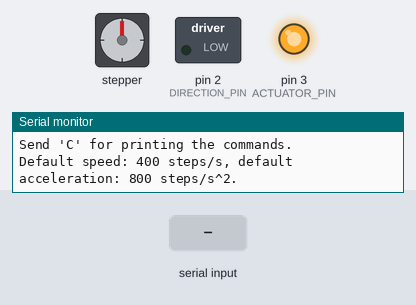
The sketch below on a simulated Arduino Uno, built with avr-gcc and run on an emulated ATmega328P. Parts: stepper motor, switched loads named in the sketch (green lamp = pin HIGH), output pins drawn as LEDs (lit = HIGH), the last lines printed to the serial monitor. The test bench sets the inputs (shaded band). Stepper angles assume 200 steps per turn.

Above: at 1.2 s.
1.3 s: "U90\n" received over Serial
At 1.45 s:
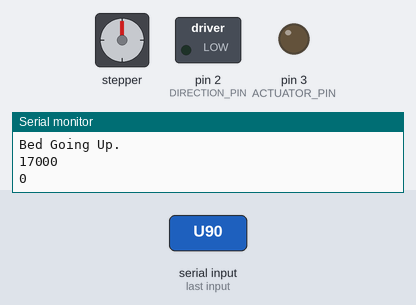
4.3 s: byte 83 ('S') received over Serial
At 5.5 s:
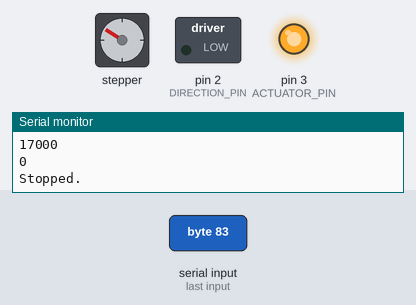
5.8 s: "r" received over Serial
At 7.9 s:
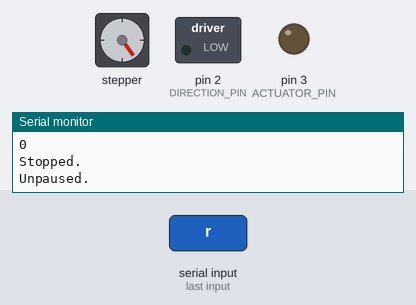
8.8 s: "p" received over Serial
At 10.0 s:
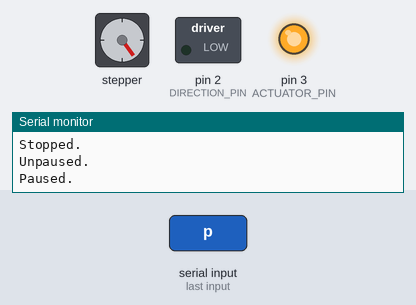
10.3 s: "D90\n" received over Serial
At 10.45 s:
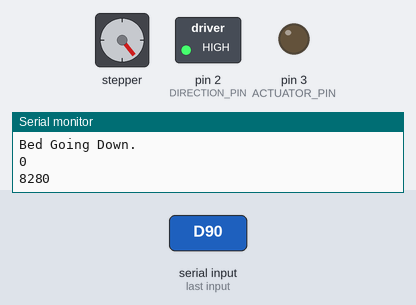
13.3 s: "P90\n" received over Serial
At 15.5 s:
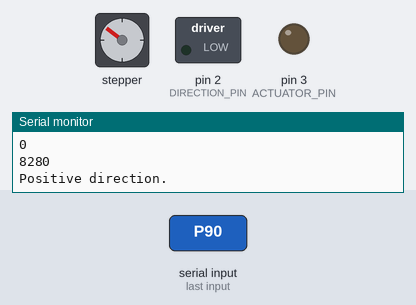
Timing chart, 0 to 17.0 s (numbered marks = the images above; inputs shaded):
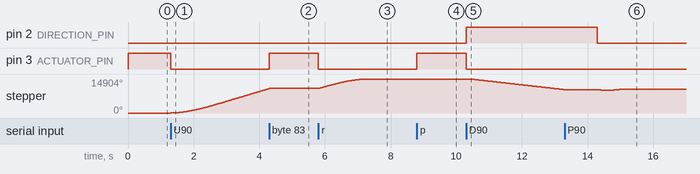

Measured:
- after the input at 1.3 s, pin 3 (ACTUATOR_PIN): HIGH → LOW at once; stepper: keeps turning clockwise at about 3579°/s, starting at once
- after the input at 4.3 s, pin 3 (ACTUATOR_PIN): LOW → HIGH at once
- after the input at 5.8 s, pin 3 (ACTUATOR_PIN): HIGH → LOW at once; stepper: turns 4162° clockwise in 1.5 s, starting at once
- after the input at 8.8 s, pin 3 (ACTUATOR_PIN): LOW → HIGH at once
- after the input at 10.3 s, pin 2 (DIRECTION_PIN): LOW → HIGH at once; pin 3 (ACTUATOR_PIN): HIGH → LOW at once; stepper: keeps turning counter-clockwise at about 1560°/s, starting at once
- after the input at 13.3 s, pin 2 (DIRECTION_PIN): HIGH → LOW after 1.0 s

The sketch:

bed-code.ino
```cpp
//Transforming the motor's rotary motion into linear motion by using a threaded rod:
//Threaded rod's pitch = 2 mm. This means that one revolution will move the nut 2 mm.
//Default stepping = 400 step/revolution.
// 400 step = 1 revolution = 8 mm linear motion. (4 start 2 mm pitch screw)
// 1 cm = 10 mm =>> 10/8 * 400 = 4000/8 = 500 steps are needed to move the nut by 1 cm.

#include <AccelStepper.h>

//User-defined values
long receivedSteps = 0; //Number of steps
long receivedSpeed = 800; //Steps / second
long receivedAcceleration = 0; //Steps / second^2
char receivedCommand;
long currentLimit = 0; //Where we are wanting to go
int currentIndex = 0;
//-------------------------------------------------------------------------------
int directionMultiplier = 1; // = 1: positive direction, = -1: negative direction
bool newData, runallowed = false; // booleans for new data from serial, and runallowed flag
bool relative = false; // if we're running a command to go to a position manually and not moving the bed up or down
AccelStepper stepper(1, 9, 8);// direction Digital 9 (CCW), pulses Digital 8 (CLK)
long stepArray[] = {17000, 10000, 10000, 13800}; //The array of steps to move the bed in conjunction with the non linear motion of the compression actuators
long speedUpArray[] = {4300, 2000, 1000, 800}; //The corresponding speeds with the above steps, this should be a complex object, but... you know I have no idea what I'm doing
long speedDownArray[] = {3000, 2200, 1500, 1100};
long maxSteps = 50100; //the max steps the bed can/should move.
bool running = false; //if we're currently in the middle of running our command
bool disableActuators = false; //if we should move the steppers without moving the linear actuators

const int ACTUATOR_PIN = 3;  // the Arduino pin for turning on the actuator arms via the relay
const int DIRECTION_PIN = 2;  // the Arduino pin for the direction the arms go

void setup()
{
    pinMode(ACTUATOR_PIN, OUTPUT);
    pinMode(DIRECTION_PIN, OUTPUT);
    //Disable the actuators immediately
    digitalWrite(ACTUATOR_PIN, HIGH);
    digitalWrite(DIRECTION_PIN, LOW);


    Serial.begin(9600); //define baud rate
    Serial.println("Demonstration of AccelStepper Library"); //print a messages
    Serial.println("Send 'C' for printing the commands.");

    //setting up some default values for maximum speed and maximum acceleration
    Serial.println("Default speed: 400 steps/s, default acceleration: 800 steps/s^2.");
    stepper.setMaxSpeed(400); //SPEED = Steps / second
    stepper.setAcceleration(4000); //ACCELERATION = Steps /(second)^2

    stepper.disableOutputs(); //disable outputs
}

void loop()
{
    //Constantly looping through these 2 functions.
    //We only use non-blocking commands, so something else (should also be non-blocking) can be done during the movement of the motor

    checkSerial(); //check serial port for new commands
    RunTheMotor(); //function to handle the motor
}

void RunTheMotor() //function for the motor
{
    if (runallowed == true)
    {
        stepper.enableOutputs(); //enable pins
        stepper.run(); //step the motor (this will step the motor by 1 step at each loop)
    }
    else //program enters this part if the runallowed is FALSE, we do not do anything
    {
        stepper.disableOutputs(); //disable outputs
        return;
    }

    long currentPosition = stepper.currentPosition() * directionMultiplier;

    //If we're going up, this isn't a direct command and we haven't gone through all the speed indexes
    if (currentPosition >= currentLimit && currentIndex < 3 && relative == false && directionMultiplier > 0)
    {
        Serial.println("New Stepper Index Positive"); //print the action

        currentIndex++;

        currentLimit += stepArray[currentIndex];
        receivedSteps = stepArray[currentIndex];
        receivedSpeed = speedUpArray[currentIndex];

        Serial.println("Position");
        Serial.println(currentPosition);
        Serial.println("Limit");
        Serial.println(currentLimit);

        stepper.setMaxSpeed(receivedSpeed); //set speed
        running = true;
    }
    //If we're going down, this isn't a direct command and we haven't gone through all of the speed indexes
    else if (currentPosition * -1 <= currentLimit && currentIndex < 3 && relative == false && directionMultiplier < 0)
    {
        Serial.println("New Stepper Index Negative");

        currentIndex++;

        currentLimit += stepArray[3 - currentIndex] *  -1; //Basically start from the back of the array and then make it a negative number
        receivedSteps = stepArray[3 - currentIndex];
        receivedSpeed = speedDownArray[3 - currentIndex];

        Serial.println("Position");
        Serial.println(currentPosition);
        Serial.println("Limit");
        Serial.println(currentLimit);

        stepper.setMaxSpeed(receivedSpeed); //set speed
        running = true;
    } else if (currentIndex == 3 && (currentPosition >= maxSteps - 1 || currentPosition == 0) && running) //Then let's finish our task
    {
        currentIndex = 0;
        digitalWrite(ACTUATOR_PIN, HIGH);
        running = false;
    }
}

void checkSerial() //function for receiving the commands
{
    if (Serial.available() > 0) //if something comes from the computer
    {
        receivedCommand = Serial.read(); // pass the value to the receivedCommad variable
        newData = true; //indicate that there is a new data by setting this bool to true

        if (newData == true) //we only enter this long switch-case statement if there is a new command from the computer
        {
            switch (receivedCommand) //we check what is the command
            {
            case 'U':
                relative = false;
                directionMultiplier = 1; //We define the direction
                Serial.println("Bed Going Up."); //print the action
                currentIndex = 0;
                currentLimit += stepArray[0];
                receivedSteps = maxSteps;
                receivedSpeed = speedUpArray[0];
                Serial.println(currentLimit);
                Serial.println(stepper.currentPosition());
                RotateRelative(); //Run the function
                //example: P2000 400 - 2000 steps (5 revolution with 400 step/rev microstepping) and 400 steps/s speed
                //In theory, this movement should take 5 seconds
                break;

            case 'D':
                relative = false;
                directionMultiplier = -1; //We define the direction
                Serial.println("Bed Going Down."); //print the action
                currentIndex = 0;
                currentLimit -= stepArray[0];
                receivedSteps = maxSteps;
                receivedSpeed = speedDownArray[3];
                Serial.println(currentLimit);
                Serial.println(stepper.currentPosition());
                RotateRelative(); //Run the function
                //example: P2000 400 - 2000 steps (5 revolution with 400 step/rev microstepping) and 400 steps/s speed
                //In theory, this movement should take 5 seconds
                break;

            case 'P': //P uses the move() function of the AccelStepper library, which means that it moves relatively to the current position.
                relative = true;
                receivedSteps = Serial.parseFloat(); //value for the steps
                receivedSpeed = Serial.parseFloat(); //value for the speed
                directionMultiplier = 1; //We define the direction
                Serial.println("Positive direction."); //print the action
                RotateRelative(); //Run the function

                //example: P2000 400 - 2000 steps (5 revolution with 400 step/rev microstepping) and 400 steps/s speed
                //In theory, this movement should take 5 seconds
                break;

            case 'N': //N uses the move() function of the AccelStepper library, which means that it moves relatively to the current position.
                relative = true;
                receivedSteps = Serial.parseFloat(); //value for the steps
                receivedSpeed = Serial.parseFloat(); //value for the speed
                directionMultiplier = -1; //We define the direction
                Serial.println("Negative direction."); //print action
                RotateRelative(); //Run the function

                //example: N2000 400 - 2000 steps (5 revolution with 400 step/rev microstepping) and 500 steps/s speed; will rotate in the other direction
                //In theory, this movement should take 5 seconds
                break;

            case 'S': // Stops the motor

                stepper.stop(); //stop motor
                stepper.disableOutputs(); //disable power
                Serial.println("Stopped."); //print action
                runallowed = false; //disable running
                digitalWrite(ACTUATOR_PIN, HIGH);
                break;

            case 'p': // Pauses the motor

                Serial.println("Paused."); //print action
                runallowed = false; //disable running
                digitalWrite(ACTUATOR_PIN, HIGH);
                break;

            case 'r': // Runs the paused program

                Serial.println("Unpaused."); //print action
                runallowed = true; //disable running
                digitalWrite(ACTUATOR_PIN, LOW);
                break;

            case 'A': // Updates acceleration

                runallowed = false; //we still keep running disabled, since we just update a variable
                stepper.disableOutputs(); //disable power
                receivedAcceleration = Serial.parseFloat(); //receive the acceleration from serial
                stepper.setAcceleration(receivedAcceleration); //update the value of the variable
                Serial.print("New acceleration value: "); //confirm update by message
                Serial.println(receivedAcceleration); //confirm update by message
                break;

            case 'u': // Updates position
                stepper.setCurrentPosition(Serial.parseFloat());
                Serial.println(stepper.currentPosition());
                break;

            case 'g': // Gets position
                Serial.println(stepper.currentPosition());
                break;

            case 'd': //disable actuator
                disableActuators = true;
                break;

            case 'e': //enable actuator
                disableActuators = false;
                break;

            default:

                break;
            }
        }
        //after we went through the above tasks, newData is set to false again, so we are ready to receive new commands again.
        newData = false;
    }
}

void RotateRelative()
{
    //We move X steps from the current position of the stepper motor in a given direction.
    //The direction is determined by the multiplier (+1 or -1)

    if (directionMultiplier > 0)
    {
        digitalWrite(DIRECTION_PIN, LOW);
    }
    else
    {
        digitalWrite(DIRECTION_PIN, HIGH);
    }

    if (!disableActuators)
    {
        digitalWrite(ACTUATOR_PIN, LOW);
    }

    runallowed = true; //allow running - this allows entering the RunTheMotor() function.
    stepper.setMaxSpeed(receivedSpeed); //set speed
    stepper.move(directionMultiplier * receivedSteps); //set relative distance and direction
}

void PrintCommands()
{
    //Printing the commands
    Serial.println(" 'U' : Move the bed up, running the command sequences.");
    Serial.println(" 'D' : Move the bed down, running the command sequences.");
    Serial.println(" 'C' : Prints all the commands and their functions.");
    Serial.println(" 'P' : Rotates the motor in positive (CW) direction, relative.");
    Serial.println(" 'N' : Rotates the motor in negative (CCW) direction, relative.");
    Serial.println(" 'S' : Stops the motor immediately without the ability to resume.");
    Serial.println(" 'A' : Sets an acceleration value.");
    Serial.println(" 'u' : Updates the position the arduino keeps track of, of where the stepper motors are.");
    Serial.println(" 'g' : Gets the position the arduino keeps track of, of where the stepper motors are.");
    Serial.println(" 'e' : Enables linear actuators.");
    Serial.println(" 'd' : Disables linear actuators.");
    Serial.println(" 'p' : Pauses the up or down program in it's current position and stops everything immediately.");
    Serial.println(" 'r' : Resumes the up or down program in it's current position immediately.");
}
```
